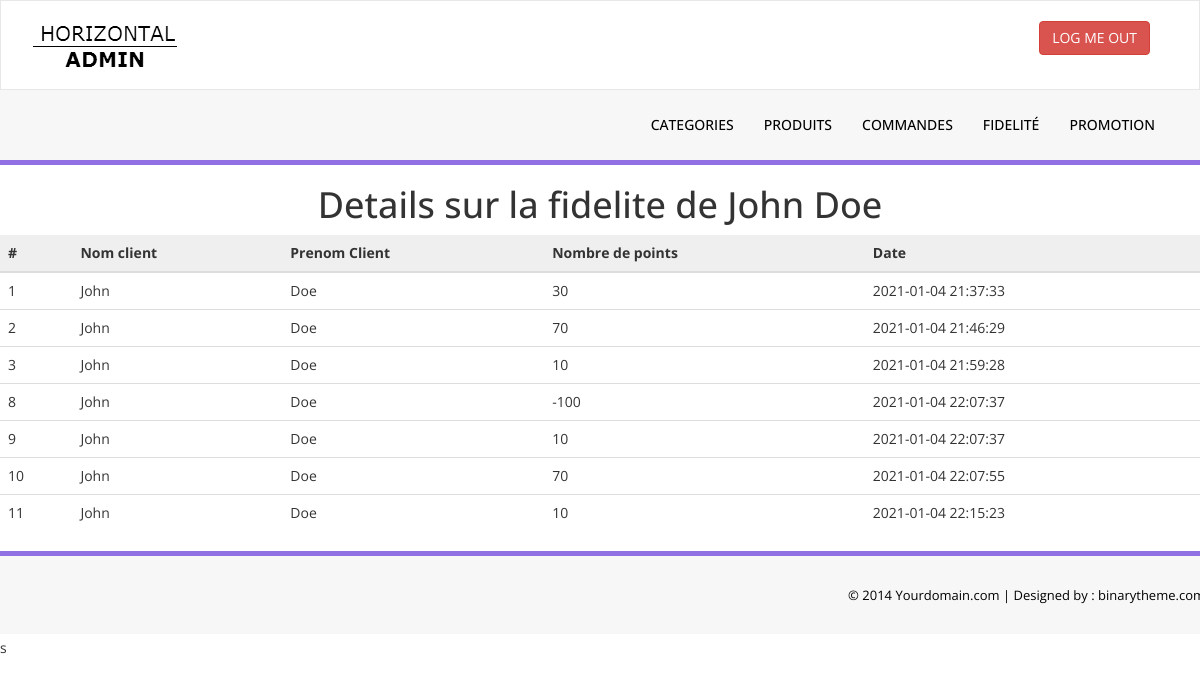
Page /Admin/DetailFidelite.php?id=1 on the committed database.
### tables this page shows
CREATE TABLE IF NOT EXISTS `fidelite` (
  `id` int(11) NOT NULL AUTO_INCREMENT,
  `id_client` int(11) NOT NULL,
  `points` int(11) NOT NULL,
  `date` datetime NOT NULL,
  PRIMARY KEY (`id`)
);

### Admin/Controller/FideliteCore.php (called while the page is built, shortened)
<?php
	class FideliteCore
	{
		function GetFidelite($id)
		{
			$sql="SELECT * from fidelite where id_client=$id";
			$db = config::getConnexion();
			try{
			$liste=$db->query($sql);
			return $liste->fetchall(PDO::FETCH_OBJ);
			}
	        catch (Exception $e){
	            die('Erreur: '.$e->getMessage());
	        }
		}
	}
?>

### Admin/DetailFidelite.php (the view, shortened to what this page needs)
<?php require "header.php"; ?>
<?php
include "Controller/FideliteCore.php";
$fideliteC  = new FideliteCore();
$liste= $fideliteC->GetFidelite($_GET['id']);
?>
<center><h1>Details sur la fidelite de John Doe</h1></center>
<table role="table" class="table table-borderless table-data3">
	<thead role="rowgroup" style="    background-color: #EFEFEF;">
		<tr>
			<th>#</th>
			<th>Nom client</th>
			<th>Prenom Client</th>
			<th>Nombre de points</th>
			<th>Date</th>
		</tr>
	</thead>
	<tbody>
		<?php foreach ($liste as $row) { ?>
			<tr>
				<td><?=$row->id?></td>
				<td>John</td>
				<td>Doe</td>
				<td><?=$row->points?></td>
				<td><?=$row->date?></td>
			</tr>
		<?php } ?>
	</tbody>
</table>
<?php require "footer.php"; ?>

### rows in the picture
fidelite: id "1", points "30", date "2021-01-04 21:37:33"
fidelite: id "2", points "70", date "2021-01-04 21:46:29"
fidelite: id "3", points "10", date "2021-01-04 21:59:28"
fidelite: id "8", points "-100", date "2021-01-04 22:07:37"
fidelite: id "9", points "10", date "2021-01-04 22:07:37"
fidelite: id "10", points "70", date "2021-01-04 22:07:55"
fidelite: id "11", points "10", date "2021-01-04 22:15:23"
